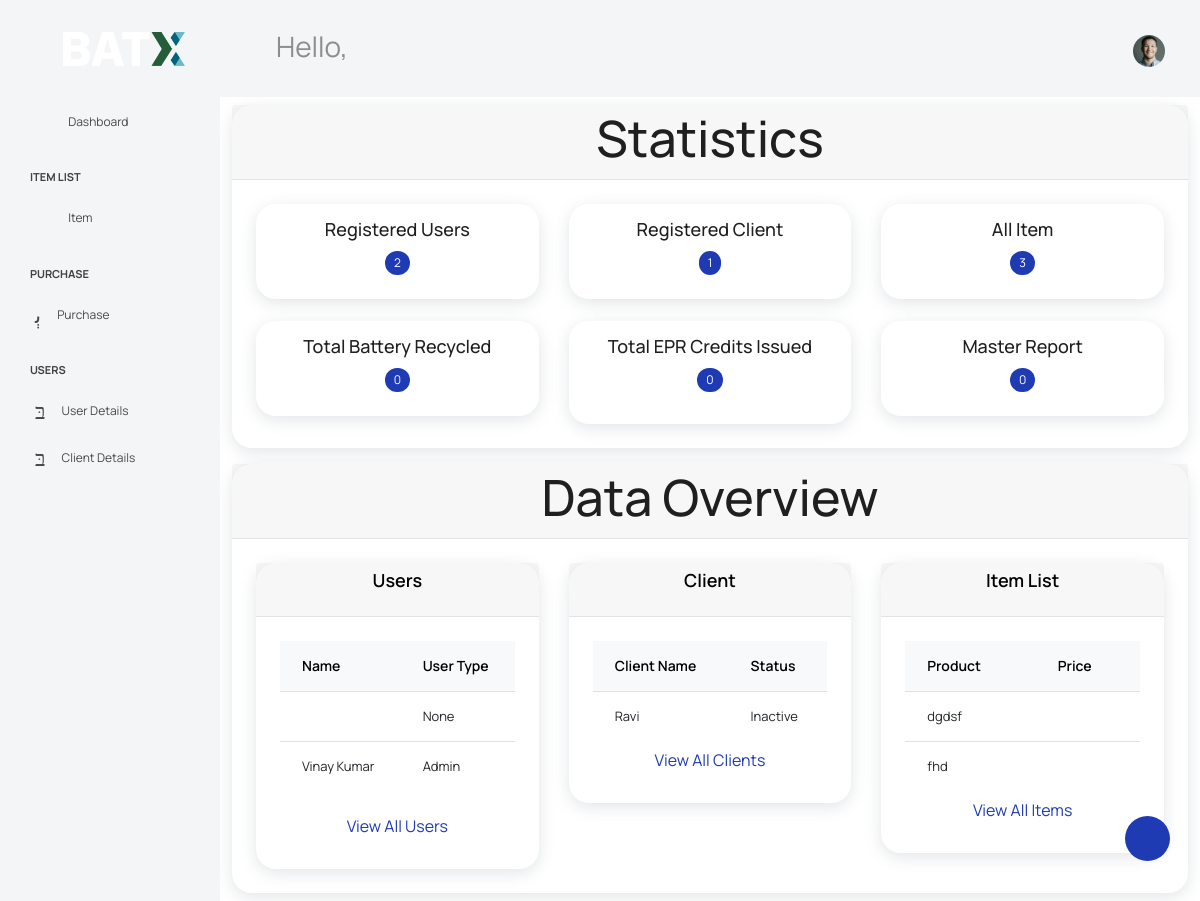
Page /dash/ (signed in) on the earlier database version.
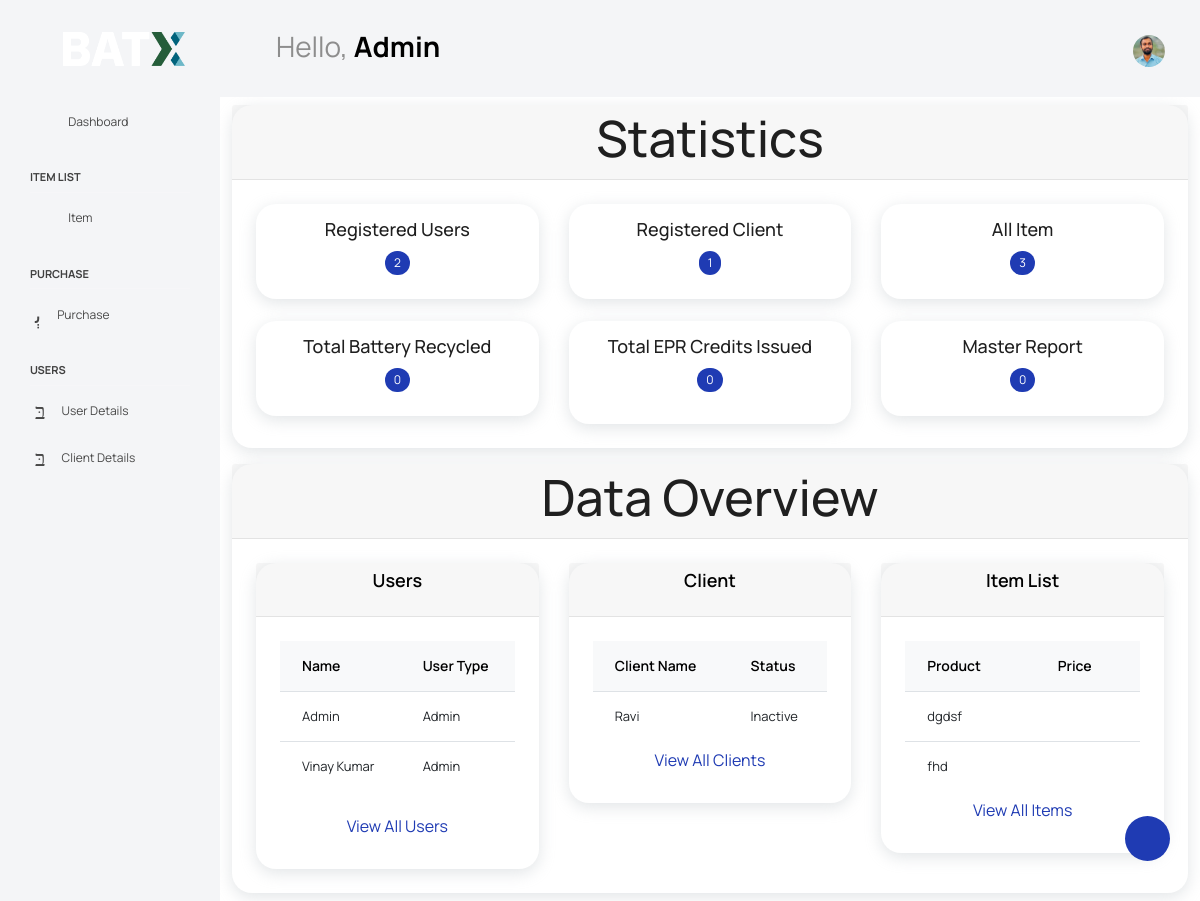
Same page on the later database version.
### inventory/models.py (models this page shows, shortened)
class CustomUser(AbstractUser):
    username=None
    phone=models.CharField(max_length=10,unique=True)
    email=models.EmailField(max_length=100,unique=True,null=False)
    name=models.CharField(max_length=40)
    user_pic=models.ImageField(upload_to="user_pic",null=True)
    user_Type = models.CharField(max_length=40,choices=UType, null=True)
    department = models.CharField( max_length=40,choices=ProcessName,null=True)
    location = models.CharField(max_length=40,choices=Loaction,null=True)
    USERNAME_FIELD='email'
    REQUIRED_FIELDS=[]
    objects=UserManager()

### inventory/views.py (the view)
# urls.py: path("dash/", views.index, name="dash"),
@login_required
def index(request):
    orders_user = CRFQ.objects.all()
    users = CustomUser.objects.all()[:2]
    client = ClientProfile.objects.all()[:2]
    client_adm = ClientProfile.objects.all()[:2]
    products = Product.objects.all()[:2]
    reg_users = len(CustomUser.objects.all())
    reg_client = len(ClientProfile.objects.all())
    all_prods = len(Product.objects.all())
    all_orders = len(CRFQ.objects.all())
    context = {
        "title": "Home",
        "orders": orders_user,
        "client_adm": client_adm,
        "users": users,
        "client": client,
        "products": products,
        "count_users": reg_users,
        "count_client": reg_client,
        "count_products": all_prods,
        "count_orders": all_orders,
    }
    return render(request, "inventory/index.html", context)

### inventory/templates/inventory/index.html (shortened to what the changed rows need)
{% extends 'inventory/base.html' %}
{% block content %}
{%load static%}
{% if user.is_authenticated and user.is_staff and user.is_superuser %}
<div class="main-panel">
    <div class="container my-2">
        <div class="row align-items-start">
            <div class="col-md-12">
                <div class="card">
                    <div class="card-header">
                        <h1 class="text-center">Statistics</h1>
                    </div>
                </div>
            </div>
        </div>
    </div>
    <div class="container my-2">
        <div class="row align-items-start">
            <div class="col-md-12">
                <div class="card">
                    <div class="card-header">
                        <h1 class="text-center">Data Overview</h1>
                    </div>
                    <div class="card-body">
                        <div class="row">
                            <div class="col-md-4">
                                <div class="card">
                                    <div class="card-header">
                                        <h2 class="card-title text-center">Users</h2>
                                    </div>
                                    <div class="card-body">
                                        <div class="table-responsive">
                                            <table class="table table-sm">
                                                <thead class="table-light">
                                                    <tr>
                                                        <th scope="col">Name</th>
                                                        <th scope="col">User Type</th>
                                                    </tr>
                                                </thead>
                                                <tbody>
                                                    {% for user in users %}
                                                    <tr>
                                                        <td>{{ user.name }}</td>
                                                        <td>{{ user.user_Type }}</td>
                                                    </tr>
                                                    {% endfor %}
                                                </tbody>
                                            </table>
                                        </div>
                                    </div>
                                </div>
                            </div>
                            <div class="col-md-4">
                                <div class="card">
                                    <div class="card-header">
                                        <h2 class="card-title text-center">Client</h2>
                                    </div>
                                    <div class="card-body">
                                        <div class="table-responsive">
                                        <table class="table table-sm">
                                            <thead class="table-light">
                                                <tr>
                                                    <th scope="col">Client Name</th>
                                                    <th scope="col">Status</th>
                                                </tr>
                                            </thead>
                                        </table>
                                        </div>
                                    </div>
                                </div>
                            </div>
                            <div class="col-md-4">
                                <div class="card">
                                    <div class="card-header">
                                        <h2 class="card-title text-center">Item List</h2>
                                    </div>
                                    <div class="card-body">
                                        <div class="table-responsive">
                                        <table class="table table-sm">
                                            <thead class="table-light">
                                                <tr>
                                                    <th scope="col">Product</th>
                                                    <th scope="col">Price</th>
                                                </tr>
                                            </thead>
                                        </table>
                                        </div>
                                    </div>
                                </div>
                            </div>
                        </div>
                    </div>
                </div>
            </div>
        </div>
    </div>
</div>
{% endif %}
{% endblock %}

### inventory/templates/inventory/base.html (shortened to what the changed rows need)
{% load static %}
<!DOCTYPE html>
<html lang="en">
<head>
  <link rel="stylesheet" href="{% static 'inventory/vendors/feather/feather.css'%}">
  <link rel="stylesheet" href="{% static 'inventory/vendors/mdi/css/materialdesignicons.min.css'%}">
  <link rel="stylesheet" href="{% static 'inventory/vendors/ti-icons/css/themify-icons.css'%}">
  <link rel="stylesheet" href="{% static 'inventory/vendors/typicons/typicons.css'%}">
  <link rel="stylesheet" href="{% static 'inventory/vendors/simple-line-icons/css/simple-line-icons.css'%}">
  <link rel="stylesheet" href="{% static 'inventory/vendors/css/vendor.bundle.base.css'%}">
  <link rel="stylesheet" href="{% static 'inventory/vendors/datatables.net-bs4/dataTables.bootstrap4.css'%}">
  <link rel="stylesheet" href="{% static 'inventory/js/select.dataTables.min.css'%}">
  <link rel="stylesheet" href="{% static 'inventory/css/vertical-layout-light/style.css'%}">
</head>
<body>
  {% if user.is_authenticated and user.is_staff and user.is_superuser %}
  <div class="container-scroller">
      <nav class="navbar default-layout col-lg-12 col-12 p-0 fixed-top d-flex align-items-top flex-row">
          <div class="text-center navbar-brand-wrapper d-flex align-items-center justify-content-start">
              <div class="me-3">
                  <button class="navbar-toggler navbar-toggler align-self-center" type="button" data-bs-toggle="minimize">
                      <span class="icon-menu"></span>
                  </button>
              </div>
              <div>
                  <a class="navbar-brand brand-logo" href="{% url 'dash' %}">
                      <img src="{%static 'inventory/images/logo.png'%}" alt="logo" />
                  </a>
              </div>
          </div>
          <div class="navbar-menu-wrapper d-flex align-items-top">
              <ul class="navbar-nav">
                  <li class="nav-item font-weight-semibold d-none d-lg-block ms-0">
                      <h1 class="welcome-text">Hello, <span class="text-black fw-bold">{{user.name}}</span></h1>
                  </li>
              </ul>
              <ul class="navbar-nav ms-auto">
                  <li class="nav-item dropdown d-none d-lg-block user-dropdown">
                      <a class="nav-link" id="UserDropdown" href="#" data-bs-toggle="dropdown" aria-expanded="false">
                        {% if user.user_pic %}
                        <img class="img-xs rounded-circle" src="{{ user.user_pic.url }}" alt="logo" width="100" height="100">
                    {% else %}
                        <img class="img-xs rounded-circle" src="{%static 'inventory/images/faces/face8.jpg'%}"  alt="Default image">
                    {% endif %}
                      </a>
                  </li>
              </ul>
          </div>
      </nav>
      <div class="container-fluid page-body-wrapper">
          <div class="theme-setting-wrapper">
              <div id="settings-trigger"><i class="ti-settings"></i></div>
          </div>
          <nav class="sidebar sidebar-offcanvas" id="sidebar">
              <ul class="nav">
                  <li class="nav-item">
                      <a class="nav-link" href="{% url 'dash' %}">
                          <i class="mdi mdi-grid-large menu-icon"></i>
                          <span class="menu-title">Dashboard</span>
                      </a>
                  </li>
                  <li class="nav-item nav-category">Item List</li>
                  <li class="nav-item">
                    <a class="nav-link" data-bs-toggle="collapse" href="#ui-basic" aria-expanded="false" aria-controls="ui-basic">
                      <i class="menu-icon mdi mdi-floor-plan"></i>
                      <span class="menu-title">Item</span>
                      <i class="menu-arrow"></i>
                    </a>
                  </li>
                  <li class="nav-item nav-category">Purchase</li>
          <li class="nav-item">
            <a class="nav-link" data-bs-toggle="collapse" href="#form-elements" aria-expanded="false" aria-controls="form-elements">
              <i class="menu-icon mdi mdi-card-text-outline"></i>
              <span class="menu-title">Purchase</span>
              <i class="menu-arrow"></i>
            </a>
          </li>
          <li class="nav-item nav-category">Users</li>
          <li class="nav-item">
            <a class="nav-link" data-bs-toggle="collapse" href="#user-details" aria-expanded="false" aria-controls="user-details">
              <i class="menu-icon mdi mdi-account-circle-outline"></i>
              <span class="menu-title">User Details</span>
              <i class="menu-arrow"></i>
            </a>
          </li>
          <li class="nav-item">
            <a class="nav-link" data-bs-toggle="collapse" href="#client-details" aria-expanded="false" aria-controls="client-details">
              <i class="menu-icon mdi mdi-account-circle-outline"></i>
              <span class="menu-title">Client Details</span>
              <i class="menu-arrow"></i>
            </a>
          </li>
          </nav>
          {% endif %}
          {% block content%}
          {% endblock %}
      </div>
  </div>
</body>
</html>

Differences in the rows shown:
changed CustomUser (number 1 of 2 on the later page): name (not shown) → "Admin"; user_pic: picture added; user_Type "None" → "Admin"
